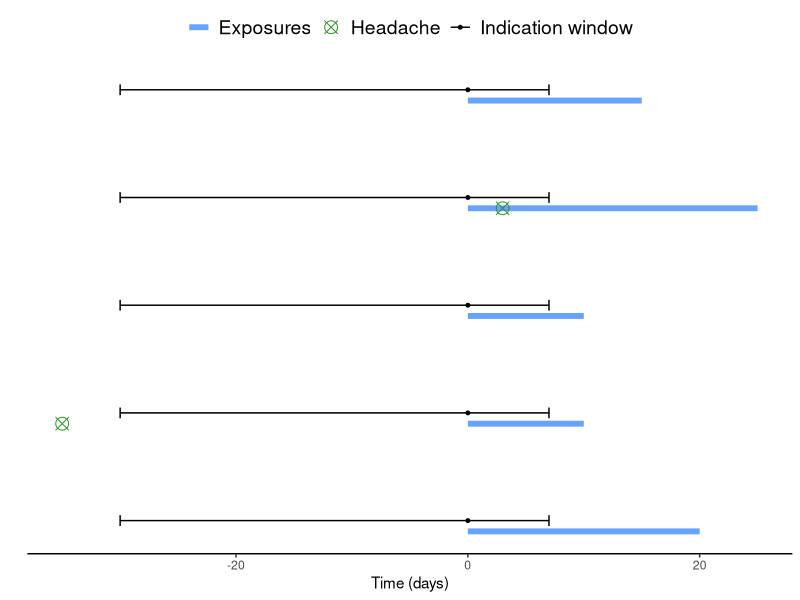

This chart was generated by the following R code: (Note: this script raises an error after producing the figure.)

cole <- "#66A3FF"
colw <- "black"
colh <- "#279122"
pain <- ""
unknown <- ""

exposures <- dplyr::tibble(
  person_id = 1:5L,
  start = c(0, 0, 0, 0, 0),
  end = c(20, 10, 10, 25, 15),
  type = "Exposures"
)
headache <- dplyr::tibble(
  person_id = c(4, 2),
  x = c(3, -35)
)
pain <- dplyr::tibble(
  person_id = c(2, 4, 5),
  x = c(0, -10, 1)
)

headache <- headache |>
  dplyr::inner_join(exposures, by = "person_id") |>
  dplyr::mutate(x = x + start, type = "Headache") |>
  dplyr::select(!c("start", "end"))

window <- c(-30, 7)
windows <- exposures |>
  dplyr::select("person_id", x = "start") |>
  dplyr::mutate(
    xmin = x + window[1],
    xmax = x + window[2],
    type = "Indication window",
    person_id = person_id + 0.1
  )

exposures <- exposures |>
  tidyr::pivot_longer(c("start", "end"), names_to = NULL, values_to = "x")

ggplot2::ggplot() +
  # exposures
  ggplot2::geom_line(
    mapping = ggplot2::aes(x = x, y = person_id, group = person_id, color = type),
    data = exposures,
    size = 2,
  ) +
  # windows
  ggplot2::geom_point(
    mapping = ggplot2::aes(x = x, y = person_id, group = person_id, color = type),
    data = windows,
    size = 1
  ) +
  ggplot2::geom_errorbar(
    mapping = ggplot2::aes(xmin = xmin, xmax = xmax, y = person_id, group = person_id, color = type),
    data = windows,
    size = 0.5,
    width = 0.1
  ) +
  # headache
  ggplot2::geom_point(
    mapping = ggplot2::aes(x = x, y = person_id, group = person_id, color = type),
    data = headache,
    shape = 13,
    size = 4
  ) +
  # legend
  ggplot2::scale_color_manual(
    name = NULL,
    values = c("Exposures" = cole, "Indication window" = colw, "Headache" = colh)
  ) +
  ggplot2::scale_y_continuous(breaks = NULL, name = "") +
  ggplot2::scale_x_continuous(name = "Time (days)") +
  ggplot2::theme(
    legend.position = "top",
    axis.line.x = ggplot2::element_line(linewidth = 0.5),
    legend.text = ggplot2::element_text(size = 14),
    plot.background = ggplot2::element_rect(fill = "white", color = NA),
    panel.background = ggplot2::element_rect(fill = "white", color = NA)
  )

p

ggplot2::ggsave(
  filename = "./Figures/Diagram1.png",
  plot = p,
  width = 740*3,
  height = 344*3,
  units = "px",
  dpi = 300
)
